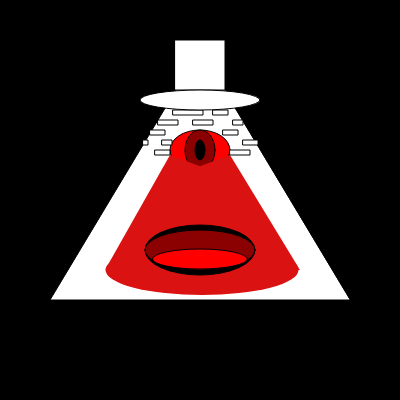
Frame 1 (no input)
Frame 60 (no input): identical to frame 1, image omitted
Frame 120 (the mouse pressed at the canvas centre since frame 60): identical to frame 1, image omitted

The p5.js sketch that drew this single still picture (run headless with seeded random() and noise() and a simulated clock; from frame 60 on, the mouse is pressed at the canvas centre):

// p5.js sketch
// ── sketch.js
function setup() {
  createCanvas(400, 400);
}

function draw() {
  background("black");
  const nc = color("white")
  const nctw = color("black")
  const nctr = color("darkgray")
  const pc = color("red")
  const pctw = color("darkred")
  const pctr = color("rgb(218,18,18)")
  fill(nc);
  stroke(3);
  triangle(200, 50, 50, 300, 350, 300)
  fill(pc);
  ellipse(200, 150, 60, 40)
  fill(pctw)
  ellipse(200, 150, 30, 40)
  fill(nctw);
  ellipse(200, 150, 10, 20)
  noStroke();
  fill(pctr);
  triangle(105, 270, 170, 155, 210, 170);
  triangle(300, 270, 230, 155, 190, 170);
  triangle(106, 270, 300, 270, 200, 170);
  ellipse(202, 270, 193, 50);
  fill(nc);
  stroke(2);
  rect(180, 80, 20, 5)
  rect(210, 80, 10, 5)
  rect(196, 90, 30, 5)
  rect(168, 100, 20, 5)
  rect(200, 100, 10, 5)
  rect(223, 100, 10, 5)
  rect(213, 110, 15, 5)
  rect(173, 110, 30, 5)
  rect(233, 120, 10, 5)
  rect(193, 120, 20, 5)
  rect(158, 120, 20, 5)
  rect(223, 130, 15, 5)
  rect(150, 130, 15, 5)
  rect(243, 140, 15, 5)
  rect(143, 140, 5, 5)
  rect(162, 140, 10, 5)
  rect(155, 150, 15, 5)
  rect(230, 150, 20, 5)
  fill(nctw)
  ellipse(200, 250,110, 50)
  fill(pctw)
  ellipse(200, 250, 110, 40)
  fill(pc)
  ellipse(200, 259, 95, 20)
  fill(nc)
  rect(175, 40, 50, 50)
  ellipse(200, 100, 120, 20)
}
